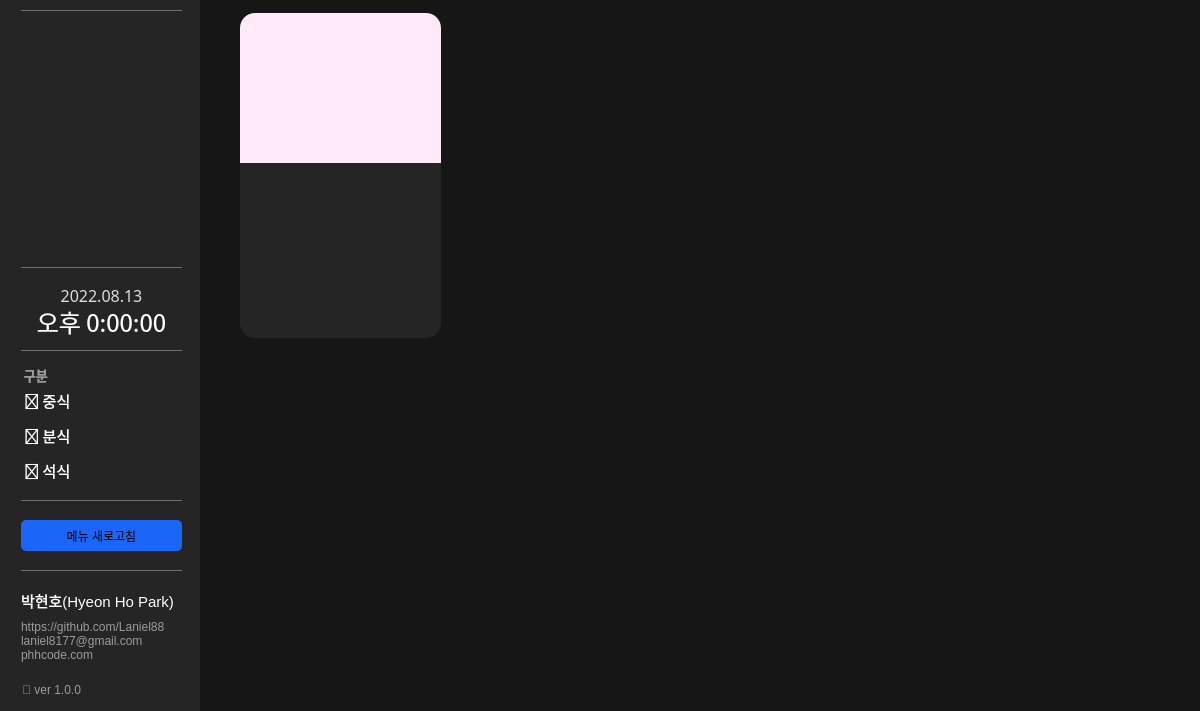
<?xml version="1.0" encoding="UTF-8"?>
<ui version="4.0">
 <class>MainWindow</class>
 <widget class="QMainWindow" name="MainWindow">
  <property name="geometry">
   <rect>
    <x>0</x>
    <y>0</y>
    <width>1200</width>
    <height>711</height>
   </rect>
  </property>
  <property name="sizePolicy">
   <sizepolicy hsizetype="MinimumExpanding" vsizetype="MinimumExpanding">
    <horstretch>0</horstretch>
    <verstretch>0</verstretch>
   </sizepolicy>
  </property>
  <property name="windowTitle">
   <string>MainWindow</string>
  </property>
  <property name="autoFillBackground">
   <bool>false</bool>
  </property>
  <property name="styleSheet">
   <string notr="true">background-color: rgb(22, 22, 22);</string>
  </property>
  <widget class="QWidget" name="centralwidget">
   <widget class="QGroupBox" name="menuBar">
    <property name="geometry">
     <rect>
      <x>0</x>
      <y>0</y>
      <width>200</width>
      <height>711</height>
     </rect>
    </property>
    <property name="sizePolicy">
     <sizepolicy hsizetype="Preferred" vsizetype="MinimumExpanding">
      <horstretch>0</horstretch>
      <verstretch>0</verstretch>
     </sizepolicy>
    </property>
    <property name="autoFillBackground">
     <bool>false</bool>
    </property>
    <property name="styleSheet">
     <string notr="true">border: none;
background-color:rgb(37, 37, 37);</string>
    </property>
    <property name="title">
     <string/>
    </property>
    <widget class="QLabel" name="mb_logoLabel">
     <property name="geometry">
      <rect>
       <x>11</x>
       <y>24</y>
       <width>181</width>
       <height>232</height>
      </rect>
     </property>
     <property name="text">
      <string/>
     </property>
    </widget>
    <widget class="Line" name="mb_hLine1">
     <property name="geometry">
      <rect>
       <x>21</x>
       <y>267</y>
       <width>161</width>
       <height>1</height>
      </rect>
     </property>
     <property name="sizePolicy">
      <sizepolicy hsizetype="Expanding" vsizetype="Maximum">
       <horstretch>0</horstretch>
       <verstretch>0</verstretch>
      </sizepolicy>
     </property>
     <property name="styleSheet">
      <string notr="true">background-color: rgb(111, 111, 111);</string>
     </property>
     <property name="orientation">
      <enum>Qt::Horizontal</enum>
     </property>
    </widget>
    <widget class="Line" name="mb_hLine0">
     <property name="geometry">
      <rect>
       <x>21</x>
       <y>10</y>
       <width>161</width>
       <height>1</height>
      </rect>
     </property>
     <property name="sizePolicy">
      <sizepolicy hsizetype="Expanding" vsizetype="Maximum">
       <horstretch>0</horstretch>
       <verstretch>0</verstretch>
      </sizepolicy>
     </property>
     <property name="styleSheet">
      <string notr="true">background-color: rgb(111, 111, 111);</string>
     </property>
     <property name="orientation">
      <enum>Qt::Horizontal</enum>
     </property>
    </widget>
    <widget class="QGroupBox" name="buttonByMeal">
     <property name="geometry">
      <rect>
       <x>21</x>
       <y>355</y>
       <width>161</width>
       <height>141</height>
      </rect>
     </property>
     <property name="title">
      <string/>
     </property>
     <widget class="QPushButton" name="buttonA">
      <property name="geometry">
       <rect>
        <x>0</x>
        <y>30</y>
        <width>161</width>
        <height>31</height>
       </rect>
      </property>
      <property name="font">
       <font>
        <family>Agency FB</family>
        <pointsize>11</pointsize>
        <weight>50</weight>
        <bold>false</bold>
       </font>
      </property>
      <property name="cursor">
       <cursorShape>PointingHandCursor</cursorShape>
      </property>
      <property name="styleSheet">
       <string notr="true">QPushButton{
	border: none;
	border-radius: 4px;
	color: rgb(255, 255, 255);
	text-align: left;
}
QPushButton::hover{
	background-color: rgb(53, 65, 102);

	
}</string>
      </property>
      <property name="text">
       <string> 🍱 중식</string>
      </property>
     </widget>
     <widget class="QPushButton" name="buttonB">
      <property name="geometry">
       <rect>
        <x>0</x>
        <y>65</y>
        <width>161</width>
        <height>31</height>
       </rect>
      </property>
      <property name="font">
       <font>
        <family>Agency FB</family>
        <pointsize>11</pointsize>
        <weight>50</weight>
        <bold>false</bold>
       </font>
      </property>
      <property name="cursor">
       <cursorShape>PointingHandCursor</cursorShape>
      </property>
      <property name="styleSheet">
       <string notr="true">QPushButton{
	border: none;
	border-radius: 4px;
	color: rgb(255, 255, 255);
	text-align: left;
}
QPushButton::hover{
	background-color: rgb(53, 65, 102);
	
}</string>
      </property>
      <property name="text">
       <string> 🍙 분식</string>
      </property>
     </widget>
     <widget class="QPushButton" name="buttonC">
      <property name="geometry">
       <rect>
        <x>0</x>
        <y>100</y>
        <width>161</width>
        <height>31</height>
       </rect>
      </property>
      <property name="font">
       <font>
        <family>Agency FB</family>
        <pointsize>11</pointsize>
        <weight>50</weight>
        <bold>false</bold>
       </font>
      </property>
      <property name="cursor">
       <cursorShape>PointingHandCursor</cursorShape>
      </property>
      <property name="styleSheet">
       <string notr="true">QPushButton{
	border: none;
	border-radius: 4px;
	color: rgb(255, 255, 255);
	text-align: left;
}
QPushButton::hover{
	
	background-color: rgb(53, 65, 102);
	
}</string>
      </property>
      <property name="text">
       <string> 🍛 석식</string>
      </property>
     </widget>
     <widget class="QLabel" name="buttonInfoLabel">
      <property name="geometry">
       <rect>
        <x>0</x>
        <y>12</y>
        <width>161</width>
        <height>16</height>
       </rect>
      </property>
      <property name="font">
       <font>
        <family>Agency FB</family>
        <pointsize>10</pointsize>
        <weight>75</weight>
        <bold>true</bold>
       </font>
      </property>
      <property name="styleSheet">
       <string notr="true">color: rgb(155, 155, 155);</string>
      </property>
      <property name="text">
       <string> 구분</string>
      </property>
     </widget>
    </widget>
    <widget class="QLabel" name="timeLabel_Date">
     <property name="geometry">
      <rect>
       <x>21</x>
       <y>285</y>
       <width>161</width>
       <height>21</height>
      </rect>
     </property>
     <property name="font">
      <font>
       <family>Agency FB</family>
       <pointsize>12</pointsize>
      </font>
     </property>
     <property name="styleSheet">
      <string notr="true">color: rgb(220, 220, 220);</string>
     </property>
     <property name="text">
      <string>2022.08.13</string>
     </property>
     <property name="alignment">
      <set>Qt::AlignCenter</set>
     </property>
    </widget>
    <widget class="Line" name="mb_hLine2">
     <property name="geometry">
      <rect>
       <x>21</x>
       <y>350</y>
       <width>161</width>
       <height>1</height>
      </rect>
     </property>
     <property name="sizePolicy">
      <sizepolicy hsizetype="Expanding" vsizetype="Maximum">
       <horstretch>0</horstretch>
       <verstretch>0</verstretch>
      </sizepolicy>
     </property>
     <property name="styleSheet">
      <string notr="true">background-color: rgb(111, 111, 111);</string>
     </property>
     <property name="orientation">
      <enum>Qt::Horizontal</enum>
     </property>
    </widget>
    <widget class="QLabel" name="timeLabel_Time">
     <property name="geometry">
      <rect>
       <x>21</x>
       <y>306</y>
       <width>161</width>
       <height>31</height>
      </rect>
     </property>
     <property name="font">
      <font>
       <family>Agency FB</family>
       <pointsize>18</pointsize>
      </font>
     </property>
     <property name="styleSheet">
      <string notr="true">color: rgb(255, 255, 255);</string>
     </property>
     <property name="text">
      <string>오후 0:00:00</string>
     </property>
     <property name="alignment">
      <set>Qt::AlignCenter</set>
     </property>
    </widget>
    <widget class="Line" name="mb_hLine3">
     <property name="geometry">
      <rect>
       <x>21</x>
       <y>500</y>
       <width>161</width>
       <height>1</height>
      </rect>
     </property>
     <property name="sizePolicy">
      <sizepolicy hsizetype="Expanding" vsizetype="Maximum">
       <horstretch>0</horstretch>
       <verstretch>0</verstretch>
      </sizepolicy>
     </property>
     <property name="styleSheet">
      <string notr="true">background-color: rgb(111, 111, 111);</string>
     </property>
     <property name="orientation">
      <enum>Qt::Horizontal</enum>
     </property>
    </widget>
    <widget class="QPushButton" name="refreshButton">
     <property name="geometry">
      <rect>
       <x>21</x>
       <y>520</y>
       <width>161</width>
       <height>31</height>
      </rect>
     </property>
     <property name="cursor">
      <cursorShape>PointingHandCursor</cursorShape>
     </property>
     <property name="styleSheet">
      <string notr="true">QPushButton{
	border-radius: 5px;
	background-color: rgb(26, 102, 248);
}

QPushButton::hover{
	border: 2px solid;
	border-color: rgb(26, 102, 248);
	
	background-color: rgb(22, 22, 22);
	color:rgb(255, 255, 255);
	
}</string>
     </property>
     <property name="text">
      <string>메뉴 새로고침</string>
     </property>
    </widget>
    <widget class="QLabel" name="Info_InfoLabel">
     <property name="geometry">
      <rect>
       <x>21</x>
       <y>610</y>
       <width>161</width>
       <height>61</height>
      </rect>
     </property>
     <property name="font">
      <font>
       <family>Arial</family>
      </font>
     </property>
     <property name="styleSheet">
      <string notr="true">color:rgb(155, 155, 155);
background-color: None;</string>
     </property>
     <property name="text">
      <string>https://github.com/Laniel88
laniel8177@gmail.com
phhcode.com</string>
     </property>
    </widget>
    <widget class="QLabel" name="Info_NameLabel">
     <property name="geometry">
      <rect>
       <x>21</x>
       <y>585</y>
       <width>161</width>
       <height>31</height>
      </rect>
     </property>
     <property name="font">
      <font>
       <family>Arial</family>
       <pointsize>11</pointsize>
      </font>
     </property>
     <property name="styleSheet">
      <string notr="true">color: rgb(255,255,255);</string>
     </property>
     <property name="text">
      <string>박현호(Hyeon Ho Park)</string>
     </property>
    </widget>
    <widget class="Line" name="mb_hLine4">
     <property name="geometry">
      <rect>
       <x>21</x>
       <y>570</y>
       <width>161</width>
       <height>1</height>
      </rect>
     </property>
     <property name="sizePolicy">
      <sizepolicy hsizetype="Expanding" vsizetype="Maximum">
       <horstretch>0</horstretch>
       <verstretch>0</verstretch>
      </sizepolicy>
     </property>
     <property name="styleSheet">
      <string notr="true">background-color: rgb(111, 111, 111);</string>
     </property>
     <property name="orientation">
      <enum>Qt::Horizontal</enum>
     </property>
    </widget>
    <widget class="QLabel" name="versionLabel">
     <property name="geometry">
      <rect>
       <x>22</x>
       <y>680</y>
       <width>81</width>
       <height>20</height>
      </rect>
     </property>
     <property name="font">
      <font>
       <family>Arial</family>
      </font>
     </property>
     <property name="styleSheet">
      <string notr="true">color:rgb(155, 155, 155);</string>
     </property>
     <property name="text">
      <string>💾 ver 1.0.0</string>
     </property>
    </widget>
    <zorder>mb_logoLabel</zorder>
    <zorder>mb_hLine1</zorder>
    <zorder>mb_hLine0</zorder>
    <zorder>buttonByMeal</zorder>
    <zorder>timeLabel_Date</zorder>
    <zorder>mb_hLine2</zorder>
    <zorder>timeLabel_Time</zorder>
    <zorder>mb_hLine3</zorder>
    <zorder>refreshButton</zorder>
    <zorder>Info_NameLabel</zorder>
    <zorder>mb_hLine4</zorder>
    <zorder>Info_InfoLabel</zorder>
    <zorder>versionLabel</zorder>
   </widget>
   <widget class="QGroupBox" name="mainGroup">
    <property name="geometry">
     <rect>
      <x>200</x>
      <y>0</y>
      <width>1000</width>
      <height>711</height>
     </rect>
    </property>
    <property name="styleSheet">
     <string notr="true">border:none;
</string>
    </property>
    <property name="title">
     <string/>
    </property>
    <widget class="QLabel" name="refreshGif">
     <property name="geometry">
      <rect>
       <x>467</x>
       <y>329</y>
       <width>70</width>
       <height>70</height>
      </rect>
     </property>
     <property name="text">
      <string/>
     </property>
    </widget>
    <widget class="QGroupBox" name="listOfMenuGroup1">
     <property name="geometry">
      <rect>
       <x>40</x>
       <y>13</y>
       <width>201</width>
       <height>325</height>
      </rect>
     </property>
     <property name="styleSheet">
      <string notr="true">background-color: rgb(37, 37, 37);
border-radius: 15px;
</string>
     </property>
     <property name="title">
      <string/>
     </property>
     <widget class="QLabel" name="menuImage_1">
      <property name="geometry">
       <rect>
        <x>0</x>
        <y>0</y>
        <width>201</width>
        <height>150</height>
       </rect>
      </property>
      <property name="styleSheet">
       <string notr="true">background-color: rgb(255, 234, 249);
border-radius: 0px;
border-top-left-radius :15px;
border-top-right-radius : 15px;</string>
      </property>
      <property name="text">
       <string/>
      </property>
     </widget>
    </widget>
   </widget>
  </widget>
 </widget>
 <resources/>
 <connections/>
</ui>
